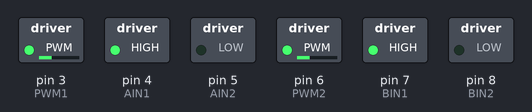
Bench run of a sketch on a simulated Arduino Uno, built with avr-gcc and run on an emulated ATmega328P. Parts: switched loads named in the sketch (green lamp = pin HIGH).

Above: at 0.1 s.
Timing chart, 0 to 1.6 s (numbered marks = the images above):
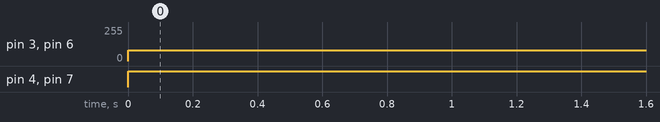

The sketch:

new_LFR_test.ino
```cpp
#define PWM1 3
#define AIN1 4
#define AIN2 5
#define PWM2 6
#define BIN1 7
#define BIN2 8

int pot;
int out;

void setup() {
  Serial.begin(9600);
  pinMode(PWM1,OUTPUT);
  pinMode(AIN1,OUTPUT);
  pinMode(AIN2,OUTPUT);
  pinMode(PWM2,OUTPUT);
  pinMode(BIN1,OUTPUT);
  pinMode(BIN2,OUTPUT);

}

void loop() {

  digitalWrite(AIN1,HIGH); //Motor A Rotate Clockwise
  digitalWrite(AIN2,LOW);
  digitalWrite(BIN1,HIGH); //Motor B Rotate Clockwise
  digitalWrite(BIN2,LOW);

  //pot=analogRead(A0);
  //out=map(pot,0,1023,0,255);
  analogWrite(PWM1,80); //Speed control of Motor A
  analogWrite(PWM2,80); //Speed control of Motor B

}
```

Measured:
- by itself, pin 3 (PWM1), pin 6 (PWM2): 0/255 → 80/255 at 0.00 s
- by itself, pin 4 (AIN1), pin 7 (BIN1): LOW → HIGH at 0.00 s
